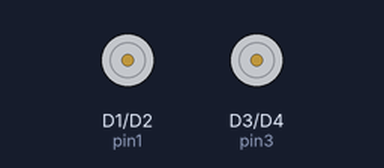
Recording of a sketch running on a simulated ESP8266 (NodeMCU). On the bench: motor-driver pin pairs drawn as motors (green arrow = first pin HIGH = forward, orange = second pin HIGH = backward, longer = more drive, scaled by the enable pin).

Above: at 2.0 s.
Timing chart, 0 to 5.2 s (numbered marks = the images above):
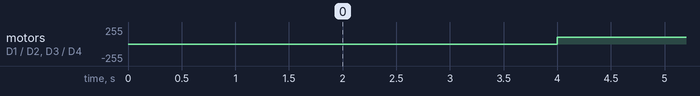

The sketch:

Day_4_motorcar.ino
```cpp
#define en1 D5
#define en2 D6
int pin1=D1;
int pin2= D2; // D1 and D2 are first motor
int pin3=D3;
int pin4=D4; //D3 AND D4 are second motor
void setup()
{
pinMode(pin1,OUTPUT);
pinMode(pin2,OUTPUT);
pinMode(pin3,OUTPUT);
pinMode(pin4,OUTPUT);//setting pin as output
pinMode(en1,OUTPUT);
pinMode(en2,OUTPUT);
//setting pins to low
digitalWrite(pin1,LOW);
digitalWrite(pin2,LOW);
digitalWrite(pin3,LOW);
digitalWrite(pin4,LOW);
}
void loop()
{
  //To move car forward
  digitalWrite(pin1,HIGH);
  digitalWrite(pin2,LOW);//FIRST MOTOR
  digitalWrite(pin3,HIGH);
  digitalWrite(pin4,LOW);
  delay(2000);

  //to move car backward
  digitalWrite(pin1,LOW);
  digitalWrite(pin2,HIGH);
  digitalWrite(pin3,LOW);
  digitalWrite(pin4,HIGH);
  delay(2000);
  analogWrite(en1,100);
  analogWrite(en2,100);
}
```

Measured:
- by itself, motor on D1 (pin1) / D2 (pin2), motor on D3 (pin3) / D4 (pin4): alternates forward 100/255 for 2.0 s and backward 100/255 for 2.0 s
